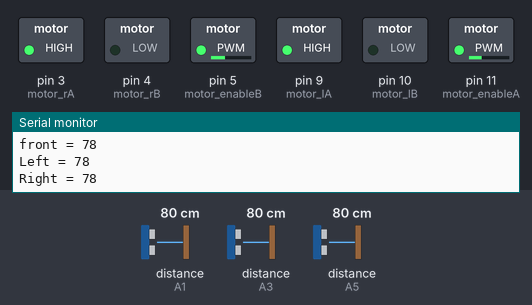
Recording of a sketch running on a simulated Arduino Uno, built with avr-gcc and run on an emulated ATmega328P. Parts: switched loads named in the sketch (green lamp = pin HIGH), the last lines printed to the serial monitor. Wiring (inferred from the names in the program): 3 × ultrasonic range finder: trigger A0, echo A1 / trigger A2, echo A3 / trigger A4, echo A5. Dashed ring = blinking. Inputs (shaded band) come from the test bench; at power-on: distance to the obstacle (sensors on A1, A3, A5) 80 cm. The echo pulse lasts 58.3 µs per cm; pins used as bus, display or sensor lines are not drawn.

Above: at 1.2 s.
1.3 s: distance to the obstacle (sensor on A1) set to 24 cm
4.3 s: distance to the obstacle (sensor on A1) set to 19 cm
At 5.1 s:
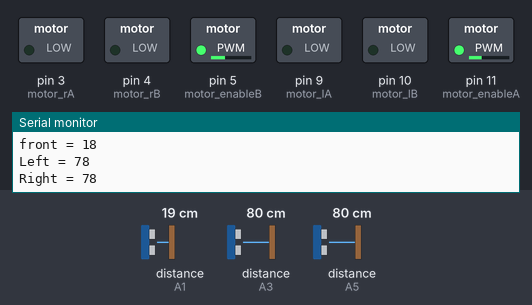
At 5.61 s:
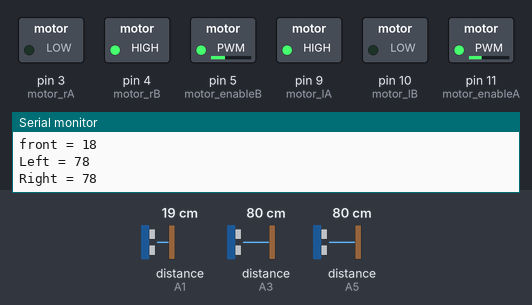
Timing chart, 0 to 13.3 s (numbered marks = the images above; inputs shaded):
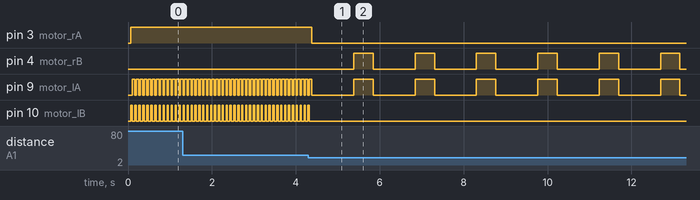

The sketch:

main.ino
```cpp
int motor_lA = 9;
int motor_lB = 10;
int motor_enableA = 11;

int motor_rA = 3;
int motor_rB = 4;
int motor_enableB = 5;

int trigger_front = A0;
int echo_front = A1;

int trigger_left = A2;
int echo_left = A3;

int trigger_right = A4;
int echo_right = A5;

void setup() {
  // Initialize motor control pins
  pinMode(motor_lA, OUTPUT);
  pinMode(motor_lB, OUTPUT);
  pinMode(motor_enableA, OUTPUT);
  pinMode(motor_rA, OUTPUT);
  pinMode(motor_rB, OUTPUT);
  pinMode(motor_enableB, OUTPUT);

  // Initialize ultrasonic sensor pins
  pinMode(trigger_front, OUTPUT);
  pinMode(echo_front, INPUT);
  pinMode(trigger_left, OUTPUT);
  pinMode(echo_left, INPUT);
  pinMode(trigger_right, OUTPUT);
  pinMode(echo_right, INPUT);

  // Set initial motor speed
  analogWrite(motor_enableA, 80);
  analogWrite(motor_enableB, 88);

  // Initialize serial communication
  Serial.begin(9600);
}

void loop() {
  long duration_front, distance_front, duration_left, distance_left, duration_right, distance_right;

  // Calculate distances
  distance_front = calculateDistance(trigger_front, echo_front);
  distance_left = calculateDistance(trigger_left, echo_left);
  distance_right = calculateDistance(trigger_right, echo_right);

  // Print distances to Serial Monitor
  Serial.print("front = ");
  Serial.println(distance_front);
  Serial.print("Left = ");
  Serial.println(distance_left);
  Serial.print("Right = ");
  Serial.println(distance_right);
  delay(50);

  // Navigation logic
  if (distance_front > 20) {
    forward();
    if (distance_left > 10 && distance_left < 20) {
      forward();
    } else if (distance_left >= 20) {
      left();
      delay(30);
      forward();
    } else if (distance_left < 10 && distance_left > 0) {
      right();
      delay(30);
      forward();
    }
  } else if (distance_front <= 20 && distance_right > 20) {
    Stop();
    delay(1000);
    right();
    delay(400);
  } else if (distance_front <= 20 && distance_right < 20) {
    Stop();
    delay(1000);
    right();
    delay(800);
  }
}

long calculateDistance(int triggerPin, int echoPin) {
  digitalWrite(triggerPin, LOW);
  delayMicroseconds(2);
  digitalWrite(triggerPin, HIGH);
  delayMicroseconds(10);
  digitalWrite(triggerPin, LOW);
  long duration = pulseIn(echoPin, HIGH);
  long distance = duration * 0.034 / 2;
  return distance;
}

void forward() {
  digitalWrite(motor_lA, HIGH);
  digitalWrite(motor_lB, LOW);
  digitalWrite(motor_rA, HIGH);
  digitalWrite(motor_rB, LOW);
}

void right() {
  digitalWrite(motor_lA, HIGH);
  digitalWrite(motor_lB, LOW);
  digitalWrite(motor_rA, LOW);
  digitalWrite(motor_rB, HIGH);
}

void left() {
  digitalWrite(motor_lA, LOW);
  digitalWrite(motor_lB, HIGH);
  digitalWrite(motor_rA, HIGH);
  digitalWrite(motor_rB, LOW);
}

void Stop() {
  digitalWrite(motor_lA, LOW);
  digitalWrite(motor_lB, LOW);
  digitalWrite(motor_rA, LOW);
  digitalWrite(motor_rB, LOW);
}
```

Measured:
- the behaviour switches between 22 and 21 cm on distance to the obstacle (sensor on A1) (found by bisection; images 0 and 1)
- after the input at 4.3 s, pin 3 (motor_rA): HIGH → LOW after 0.08 s; pin 4 (motor_rB): alternates HIGH for 0.46 s and LOW for 1.0 s, starting after 1.1 s; pin 10 (motor_lB): goes on until 4.3 s, then stays LOW
- by itself, pin 9 (motor_lA): repeats every 1.5 s: LOW 1.0 s, HIGH 0.46 s
- by itself, pin 10 (motor_lB): alternates HIGH for 0.03 s and LOW for 0.06 s
